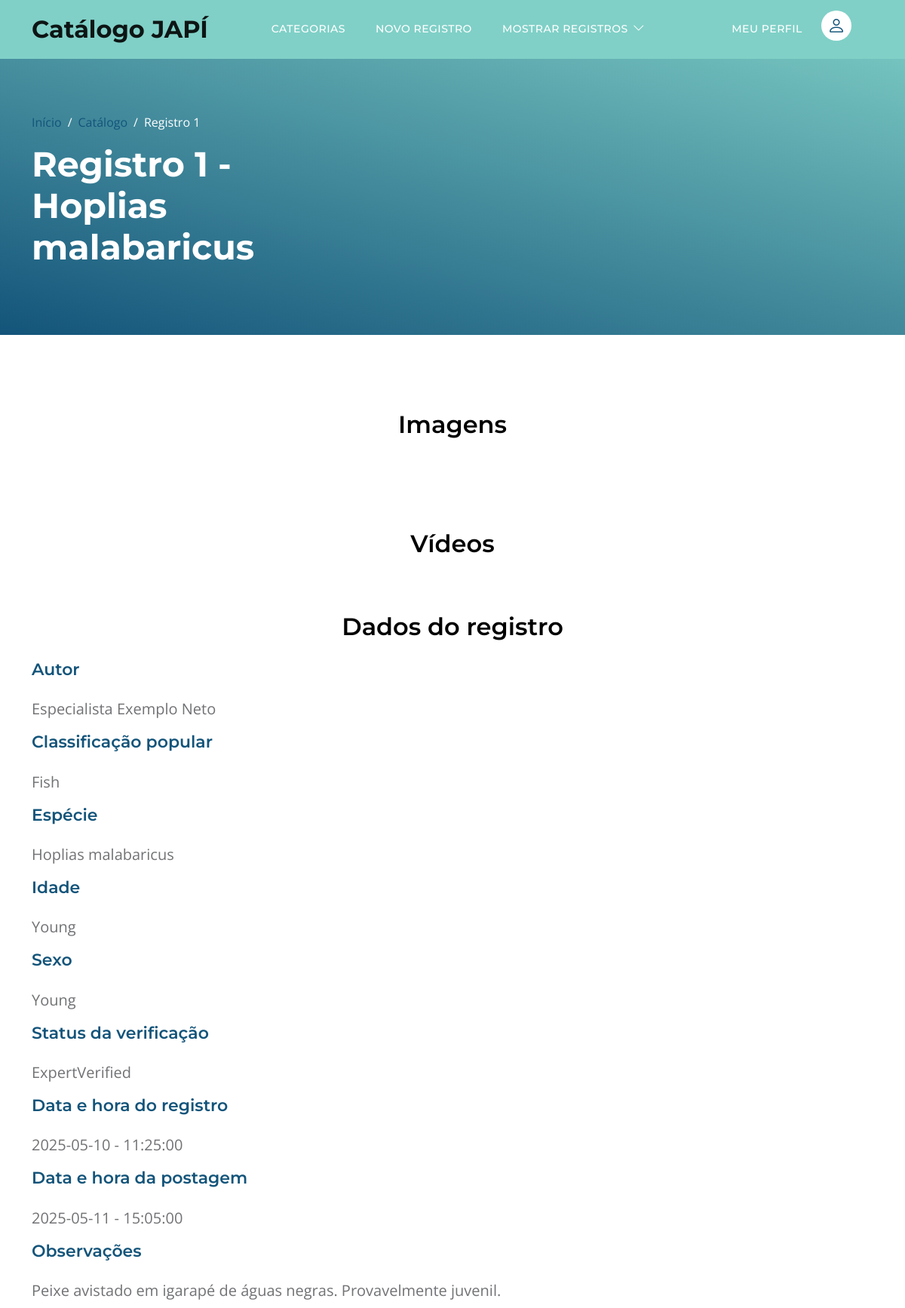
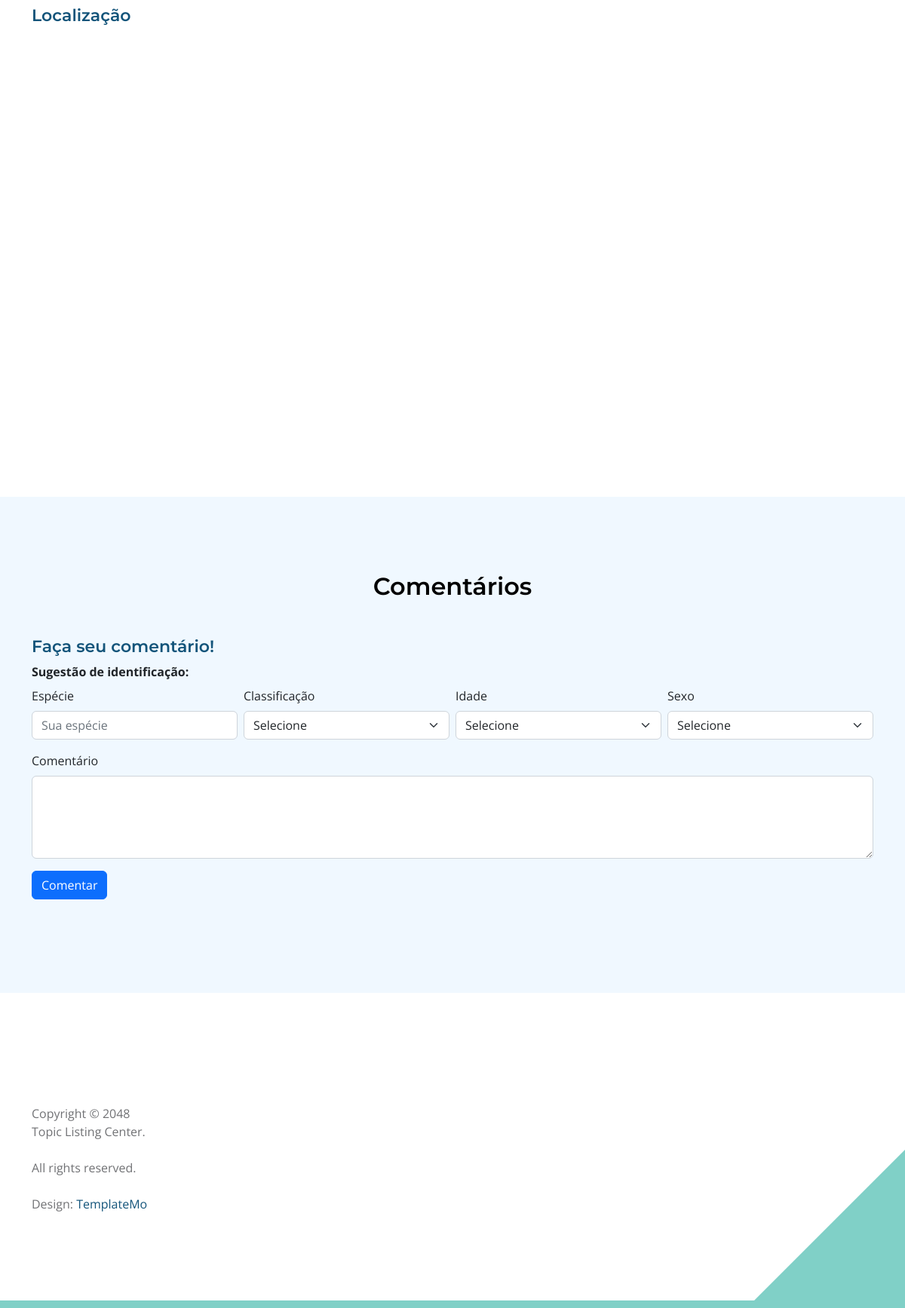
/pages/post.php?PostID=1, run on the app's committed database (2 pictures, top to bottom).
### tables this page shows
CREATE TABLE Posts (
    PostID INT NOT NULL UNIQUE AUTO_INCREMENT, 
    UserID VARCHAR(30), 
    Classification ENUM('Mammals', 'Birds', 'Reptiles', 'Amphibians', 'Fish', 'Invertebrates', 'Angiosperms', 'Gymnosperms', 'Ferns', 'Lycophytes', 'Bryophytes', 'Algae', 'Undetermined') NOT NULL,  
    Species VARCHAR(100) NOT NULL,
    VerificationStatus ENUM('ExpertVerified', 'ExpertDiscussion', 'CommunityVerified', 'CommunityDiscussion', 'Unidentified') NOT NULL,  
    Sex ENUM('Male', 'Female', 'Undetermined') NOT NULL,  
    Age ENUM('Adult', 'Young', 'Cub', 'Undetermined') NOT NULL,  
    SensitiveContent BOOLEAN DEFAULT FALSE,  
    Notes TEXT, 
    RecordDate DATE NOT NULL,
    RecordTime TIME NOT NULL,
    Location TEXT NOT NULL,
    PublishDate DATE NOT NULL,
    PublishTime TIME NOT NULL,
    PRIMARY KEY (PostID),
    FOREIGN KEY (UserID) REFERENCES Users(UserID)
        ON DELETE SET NULL 
        ON UPDATE CASCADE  
);

CREATE TABLE Users (
    UserID VARCHAR(30) NOT NULL UNIQUE, 
    Name VARCHAR(120) NOT NULL,
    ProfilePhoto VARCHAR(100) DEFAULT 'default.png' NOT NULL,
    Email VARCHAR(255) NOT NULL UNIQUE,
    Password VARCHAR(255) NOT NULL, 
    PRIMARY KEY (UserID)
);

### pages/post.php (the view, shortened to what this page needs)
<?php
include "../assets/php/db.php";
$PostID = $_GET["PostID"];
$tabela = mysqli_query($connection, "SELECT * FROM posts WHERE PostID='$PostID'");
$linha = mysqli_fetch_array($tabela);
?>
<!DOCTYPE html>
<html lang="pt-br">
<head>
    <link rel="stylesheet" href="https://unpkg.com/leaflet@1.9.4/dist/leaflet.css"
 />
    <link href="../assets/css/template/bootstrap.min.css" rel="stylesheet">
    <link href="../assets/css/template/bootstrap-icons.css" rel="stylesheet">
    <link href="../assets/css/template/templatemo-topic-listing.css" rel="stylesheet">
</head>
<body>
    <main>
        <nav class="navbar navbar-expand-lg" style="background-color: #80d0c7;">
            <div class="container">
                <a class="navbar-brand" href="../">
                    <span>Catálogo JAPÍ</span>
                </a>
                <div class="collapse navbar-collapse" id="navbarNav">
                    <ul class="navbar-nav ms-lg-5 me-lg-auto">
                        <li class="nav-item">
                            <a class="nav-link click-scroll" href="./categories.php">categorias</a>
                        </li>
                        <li class="nav-item">
                            <a class="nav-link click-scroll" href="./submit.php">novo registro</a>
                        </li>
                        <li class="nav-item dropdown">
                            <a class="nav-link dropdown-toggle" href="#" id="navbarLightDropdownMenuLink" role="button" data-bs-toggle="dropdown" aria-expanded="false">Mostrar Registros</a>
                        </li>
                    </ul>
                    <ul class="navbar-nav ms-lg-5 me-lg-auto">
                        <li class="nav-item">
                            <div class="d-none d-lg-block">
                                <a class="nav-link click-scroll" href="#">MEU PERFIL</a>
                                <a href="#" class="navbar-icon bi-person smoothscroll"></a>
                            </div>
                        </li>
                    </ul>
                </div>
            </div>
        </nav>
        <header class="site-header d-flex flex-column justify-content-center align-items-center">
            <div class="container">
                <div class="row align-items-center">
                    <div class="col-lg-5 col-12">
                        <nav aria-label="breadcrumb">
                            <ol class="breadcrumb">
                                <li class="breadcrumb-item"><a href="../">Início</a></li>
                                <li class="breadcrumb-item"><a href="../assets/php/filters.php">Catálogo</a></li>
                                <li class="breadcrumb-item active" aria-current="page">Registro <?php echo $PostID; ?></li>
                            </ol>
                        </nav>
                        <h2 class="text-white">Registro <?php echo $PostID . " - " . $linha["Species"]; ?></h2>
                    </div>
                </div>
            </div>
        </header>
        <section class="section-padding">
            <div class="container">
                <div class="row">
                    <div class="col-lg-12 col-12 text-center">
                        <h3 class="mb-4">Imagens</h3>
                    </div>
                    <?php
                    $tabelaimagem = mysqli_query($connection, "SELECT ImageName FROM photos WHERE PostID=$PostID");
                    while ($imagem = mysqli_fetch_array($tabelaimagem)) {
                        $imagemname = "../assets/media/photos/" . $imagem['ImageName'];
                        echo "
                        <div class='col-md-4 mb-4'>
                            <div class='d-flex align-items-center gap-1'>
                                <div class='custom-block bg-white shadow-lg p-0 overflow-hidden'>
                                    <img src='$imagemname' class='img-fill' alt='' style='max-width: 400px;'>
                                </div>
                            </div>
                        </div>";
                    }
                    ?>
                    <div class="col-lg-12 col-12 text-center">
                        <br><br>
                        <h3 class="mb-4">Vídeos</h3>
                    </div>
                    <div class="col-lg-12 col-12 text-center">
                        <br><br>
                        <h3 class="mb-4">Dados do registro</h3>
                    </div>
                    <div class="col-lg-12 col-12 text-left">
                        <h6 class="mb-4">Autor</h6>
                        <p><?php
                            $UserID = $linha["UserID"];
                            $tabelaautor = mysqli_query($connection, "SELECT * FROM users WHERE UserID='$UserID'");
                            echo mysqli_fetch_array($tabelaautor)["Name"];
                            ?></p>
                        <h6 class="mb-4">Classificação popular</h6>
                        <p><?php echo $linha["Classification"]; ?></p>
                        <h6 class="mb-4">Espécie</h6>
                        <p><?php echo $linha["Species"]; ?></p>
                        <h6 class="mb-4">Idade</h6>
                        <p><?php echo $linha["Age"]; ?></p>
                        <h6 class="mb-4">Sexo</h6>
                        <p><?php echo $linha["Age"]; ?></p>
                        <h6 class="mb-4">Status da verificação</h6>
                        <p><?php echo $linha["VerificationStatus"]; ?></p>
                        <h6 class="mb-4">Data e hora do registro</h6>
                        <p><?php echo $linha["RecordDate"] . " - " . $linha["RecordTime"]; ?></p>
                        <h6 class="mb-4">Data e hora da postagem</h6>
                        <p><?php echo $linha["PublishDate"] . " - " . $linha["PublishTime"]; ?></p>
                        <h6 class="mb-4">Observações</h6>
                        <p><?php echo $linha["Notes"]; ?></p>
                        <h6 class="mb-4">Localização</h6>
                    </div>
                    <div class="col-lg-12 col-12">
                        <div class="form-floating">
                            <div class="map-wrapper">
                                <div id="map"></div><?php $Location = $linha["Location"]; ?>
                            </div>
                        </div>
                    </div>
                </div>
            </div>
        </section>
        <section class="section-padding section-bg">
            <div class="container">
                <div class="row">
                    <div class="col-lg-12 col-12">
                        <h3 class="mb-4 text-center">Comentários</h3>
                    </div>
                    <form method="post" action="./postacomentario.php" class="mb-4">
                        <br><h6>Faça seu comentário!</h6>
                        <div class="mb-3">
                            <label class="form-label fw-bold">Sugestão de identificação:</label>
                            <div class="row g-2">
                                <div class="col-md-3">
                                    <label for="Species" class="form-label">Espécie</label>
                                    <input type="text" class="form-control" name="Species" id="Species" placeholder="Sua espécie">
                                </div>
                                <div class="col-md-3">
                                    <label for="Classification" class="form-label">Classificação</label>
                                    <select name="Classification" id="Classification" class="form-select">
                                        <option value="" disabled selected>Selecione</option>
                                    </select>
                                </div>
                                <div class="col-md-3">
                                    <label for="Age" class="form-label">Idade</label>
                                    <select name="Age" id="Age" class="form-select">
                                        <option value="" disabled selected>Selecione</option>
                                    </select>
                                </div>
                                <div class="col-md-3">
                                    <label for="Sex" class="form-label">Sexo</label>
                                    <select name="Sex" id="Sex" class="form-select">
                                        <option value="" disabled selected>Selecione</option>
                                    </select>
                                </div>
                            </div>
                        </div>
                        <div class="mb-3">
                            <label for="Notes" class="form-label">Comentário</label>
                            <textarea name="Notes" id="Notes" rows="4" class="form-control" required></textarea>
                        </div>
                        <button type="submit" class="btn btn-primary">Comentar</button>
                    </form>
                </div>
            </div>
        </section>
    </main>
    <footer class="site-footer section-padding">
        <div class="container">
            <div class="row align-items-center">
                <div class="col-lg-12 col-12">
                    <p class="copyright-text mt-lg-5 mt-4">
                        Copyright © 2048 <br> Topic Listing Center. <br><br>All rights reserved.
                        <br><br>Design: <a rel="nofollow" href="https://templatemo.com" target="_blank">TemplateMo</a>
                    </p>
                </div>
            </div>
        </div>
    </footer>
</body>
</html>

### assets/css/template/templatemo-topic-listing.css (style rules this page uses)
:root { --white-color: #ffffff; --primary-color: #13547a; --secondary-color: #80d0c7; --section-bg-color: #f0f8ff; --custom-btn-bg-color: #80d0c7; --custom-btn-bg-hover-color: #13547a; --dark-color: #000000; --p-color: #717275; --border-color: #7fffd4; --link-hover-color: #13547a; --body-font-family: 'Open Sans', sans-serif; --title-font-family: 'Montserrat', sans-serif; --h1-font-size: 58px; --h2-font-size: 46px; --h3-font-size: 32px; --h4-font-size: 28px; --h5-font-size: 24px; --h6-font-size: 22px; --p-font-size: 20px; --menu-font-size: 14px; --btn-font-size: 18px; --copyright-font-size: 16px; --border-radius-large: 100px; --border-radius-medium: 20px; --border-radius-small: 10px; --font-weight-normal: 400; --font-weight-medium: 500; --font-weight-semibold: 600; --font-weight-bold: 700; }
body { background-color: var(--white-color); font-family: var(--body-font-family); }
h2, h3, h4, h5, h6 { color: var(--dark-color); }
h1, h2, h3, h4, h5, h6 { font-family: var(--title-font-family); font-weight: var(--font-weight-semibold); }
h2 { font-size: var(--h2-font-size); font-weight: var(--font-weight-bold); }
h3 { font-size: var(--h3-font-size); }
h6 { color: var(--primary-color); font-size: var(--h6-font-size); }
p { color: var(--p-color); font-size: var(--p-font-size); font-weight: var(--font-weight-normal); }
ul li { color: var(--p-color); font-size: var(--p-font-size); font-weight: var(--font-weight-normal); }
a, button { touch-action: manipulation; transition: all 0.3s; }
a { display: inline-block; color: var(--primary-color); text-decoration: none; }
.section-padding { padding-top: 100px; padding-bottom: 100px; }
.section-bg { background-color: var(--section-bg-color); }
.site-header { background-image: linear-gradient(15deg, #13547a 0%, #80d0c7 100%); padding-top: 150px; padding-bottom: 80px; }
.site-header .container { height: 100%; }
.breadcrumb-item+.breadcrumb-item::before, .breadcrumb-item a:hover, .breadcrumb-item.active { color: var(--white-color); }
.navbar { background: transparent; border-bottom: 1px solid rgba(128, 208, 199, 0.35); z-index: 9; }
.navbar-brand, .navbar-brand:hover { font-size: var(--h3-font-size); font-weight: var(--font-weight-bold); display: block; }
.navbar-brand span { font-family: var(--title-font-family); }
.navbar-expand-lg .navbar-nav .nav-link { border-radius: var(--border-radius-large); margin: 10px; padding: 10px; }
.navbar-nav .nav-link { display: inline-block; color: var(--white-color); font-family: var(--title-font-family); font-size: var(--menu-font-size); font-weight: var(--font-weight-medium); text-transform: uppercase; letter-spacing: 0.5px; position: relative; padding-top: 15px; padding-bottom: 15px; }
.navbar .dropdown-toggle::after { content: "\f282"; display: inline-block; font-family: bootstrap-icons !important; font-size: var(--copyright-font-size); font-style: normal; font-weight: normal !important; font-variant: normal; text-transform: none; line-height: 1; vertical-align: -.125em; -webkit-font-smoothing: antialiased; -moz-osx-font-smoothing: grayscale; position: relative; left: 2px; border: 0; }
.navbar-icon { background: var(--white-color); border-radius: var(--border-radius-large); display: inline-block; font-size: var(--h5-font-size); width: 40px; height: 40px; line-height: 40px; text-align: center; transition: all 0.3s ease; }
.site-footer { border-bottom: 10px solid var(--secondary-color); position: relative; }
.site-footer::after { content: ""; position: absolute; bottom: 0; right: 0; width: 0; height: 0; border-style: solid; border-width: 0 0 200px 200px; border-color: transparent transparent var(--secondary-color) transparent; pointer-events: none; }
.copyright-text { font-size: var(--copyright-font-size); }

### pages/post.php (style rules this page uses)
.map-wrapper { width: 100%; height: 500px; position: relative; }
#map { width: 100%; height: 100%; position: relative; z-index: 1; border-radius: 10px; }

### data on the page
posts: Species "Hoplias malabaricus", Classification "Fish", Age "Young", VerificationStatus "ExpertVerified", RecordDate "2025-05-10", RecordTime "11:25:00", PublishDate "2025-05-11", PublishTime "15:05:00", Notes "Peixe avistado em igarapé de águas negras. Provavelmente juvenil."
users: Name "Especialista Exemplo Neto"

### other printed values
$PostID "1"
